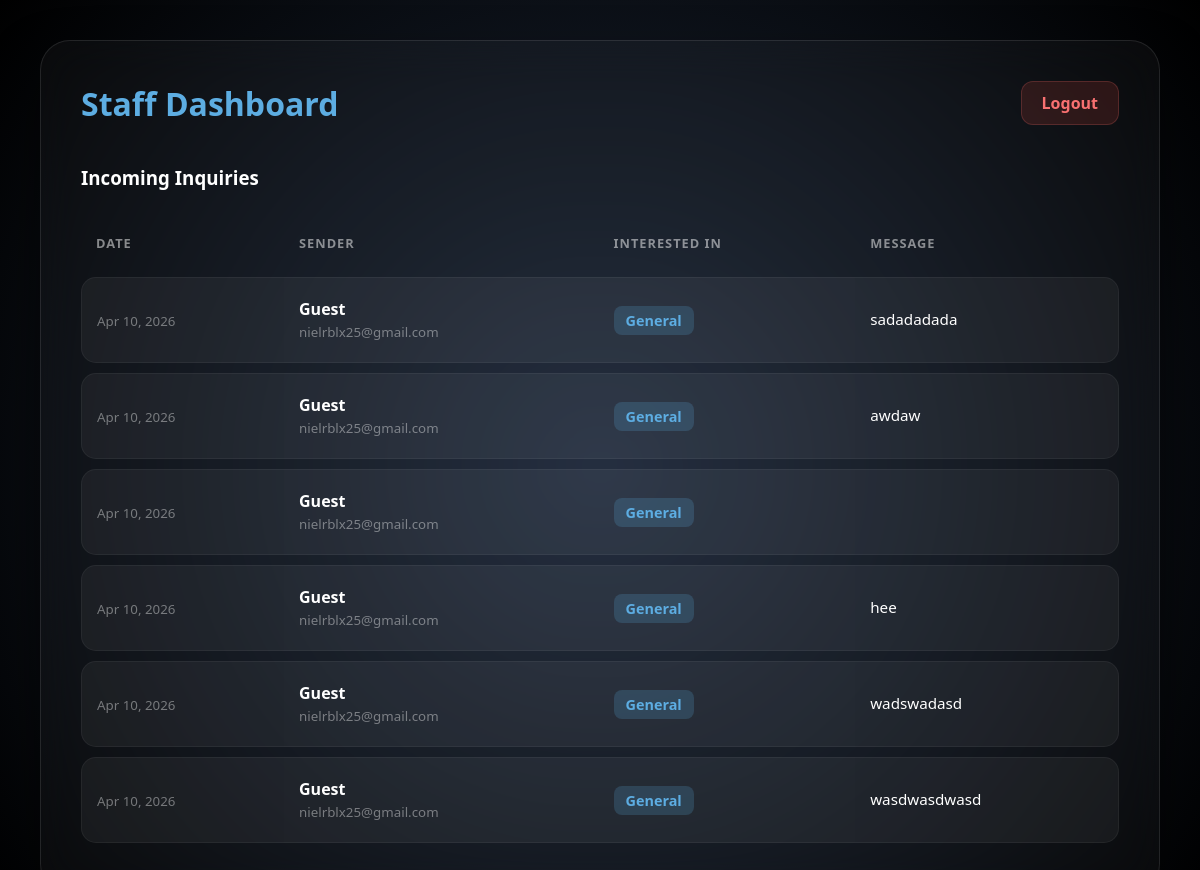
The app's page /admin-dashboard.php (signed in) with its own data.
### tables this page shows
CREATE TABLE `inquiries` (
  `id` int(11) NOT NULL,
  `fullname` varchar(100) NOT NULL,
  `email` varchar(100) NOT NULL,
  `breed` varchar(50) NOT NULL,
  `message` text DEFAULT NULL,
  `submitted_at` timestamp NOT NULL DEFAULT current_timestamp()
);

### admin-dashboard.php (the view, shortened to what this page needs)
<?php
include 'db.php';
$result = mysqli_query($conn, $result_query = "SELECT * FROM inquiries ORDER BY submitted_at DESC");
?>
<!DOCTYPE html>
<html lang="en">
<head>
</head>
<body>
<div class="dashboard-card">
    <div class="header">
        <h1>Staff Dashboard</h1>
        <a href="logout.php" class="logout">Logout</a>
    </div>
    <h3>Incoming Inquiries</h3>
    <table>
        <thead>
            <tr>
                <th>Date</th>
                <th>Sender</th>
                <th>Interested In</th>
                <th>Message</th>
            </tr>
        </thead>
        <tbody>
    <?php while($row = mysqli_fetch_assoc($result)): ?>
    <tr>
        <td><small><?php echo date('M d, Y', strtotime($row['submitted_at'] ?? $row['date'])); ?></small></td>
        <td>
            <strong><?php echo htmlspecialchars($row['name'] ?? $row['user_name'] ?? 'Guest'); ?></strong><br>
            <small><?php echo htmlspecialchars($row['email'] ?? $row['user_email'] ?? ''); ?></small>
        </td>
        <td><span class="breed-badge"><?php echo htmlspecialchars($row['subject'] ?? $row['breed_interest'] ?? 'General'); ?></span></td>
        <td style="font-size: 0.95rem; line-height: 1.4;"><?php echo htmlspecialchars($row['message']); ?></td>
    </tr>
    <?php endwhile; ?>
</tbody>
    </table>
</div>
</body>
</html>

### admin-dashboard.php (style rules this page uses)
body { background: radial-gradient(circle at center, #1e293b, #000000); color: white; font-family: 'Segoe UI', sans-serif; margin: 0; padding: 40px; min-height: 100vh; }
.dashboard-card { background: rgba(255, 255, 255, 0.03); backdrop-filter: blur(20px); -webkit-backdrop-filter: blur(20px); border: 1px solid rgba(255, 255, 255, 0.1); border-radius: 30px; padding: 40px; box-shadow: 0 25px 50px rgba(0,0,0,0.5); max-width: 1100px; margin: auto; }
.header { display: flex; justify-content: space-between; align-items: center; margin-bottom: 40px; }
h1 { color: #5dade2; margin: 0; font-weight: 800; font-size: 2rem; }
table { width: 100%; border-collapse: separate; border-spacing: 0 10px; }
th { text-align: left; padding: 15px; color: rgba(255,255,255,0.5); text-transform: uppercase; font-size: 0.8rem; letter-spacing: 1px; }
td { padding: 20px 15px; background: rgba(255,255,255,0.05); border-top: 1px solid rgba(255,255,255,0.05); border-bottom: 1px solid rgba(255,255,255,0.05); }
td:first-child { border-radius: 15px 0 0 15px; border-left: 1px solid rgba(255,255,255,0.05); }
td:last-child { border-radius: 0 15px 15px 0; border-right: 1px solid rgba(255,255,255,0.05); }
.breed-badge { background: rgba(93, 173, 226, 0.2); color: #5dade2; padding: 5px 12px; border-radius: 8px; font-weight: bold; font-size: 0.9rem; }
.logout { background: rgba(231, 76, 60, 0.15); color: #f87171; text-decoration: none; font-weight: bold; padding: 10px 20px; border-radius: 12px; border: 1px solid rgba(248, 113, 113, 0.2); transition: 0.3s; }
small { color: rgba(255,255,255,0.4); }

### records on screen
inquiries: submitted_at "Apr 10, 2026", name "Guest", email "nielrblx25@gmail.com", subject "General", message "sadadadada"
inquiries: submitted_at "Apr 10, 2026", name "Guest", email "nielrblx25@gmail.com", subject "General", message "awdaw"
inquiries: submitted_at "Apr 10, 2026", name "Guest", email "nielrblx25@gmail.com", subject "General"
inquiries: submitted_at "Apr 10, 2026", name "Guest", email "nielrblx25@gmail.com", subject "General", message "hee"
inquiries: submitted_at "Apr 10, 2026", name "Guest", email "nielrblx25@gmail.com", subject "General", message "wadswadasd"
inquiries: submitted_at "Apr 10, 2026", name "Guest", email "nielrblx25@gmail.com", subject "General", message "wasdwasdwasd"
